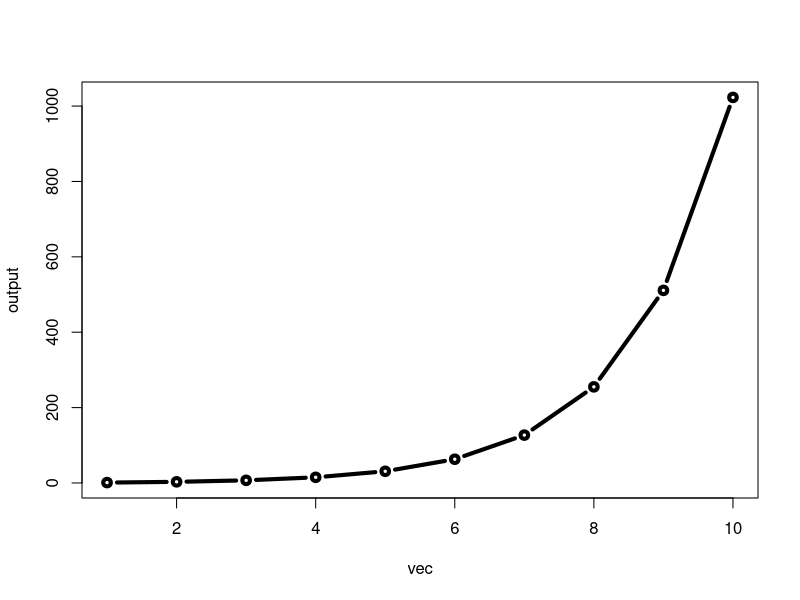

Recreate this plot in R.
size_check<-function(q){
  s<-0
  for(k in 1:q){
    s <- s+ choose(q,k)
    
  }
  
  return(s)
}


vec <- 1:10

output<- unlist(lapply(vec, function(s){size_check(s)}))

plot(vec,output, type = 'b', lwd=4)